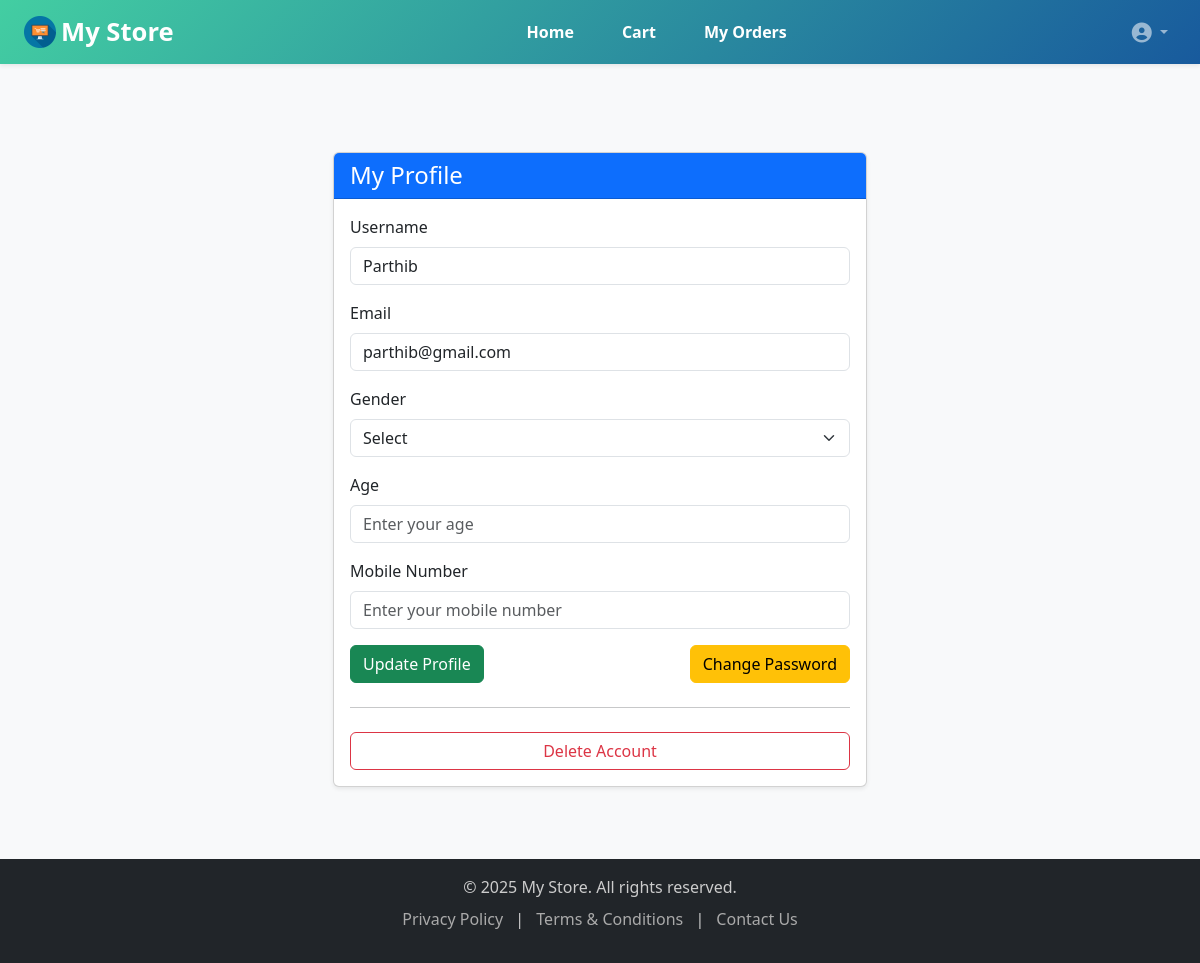
Page /account (signed in) on the committed database.
### models.py (models this page shows)
class User(db.Model, UserMixin):
    id = db.Column(db.Integer, primary_key=True)
    username = db.Column(db.String(50), unique=True, nullable=False)
    email = db.Column(db.String(120), unique=True, nullable=False)
    password = db.Column(db.String(200), nullable=False)
    is_admin = db.Column(db.Boolean, default=False)
    gender = db.Column(db.String(10))
    age = db.Column(db.Integer)
    mobile = db.Column(db.String(15))
    reviews = db.relationship('Review', back_populates='user', lazy=True)

### app.py (the view, shortened to what this page needs)
@app.route('/account', methods=['GET', 'POST'])
@login_required
def account():
    form = UpdateAccountForm(obj=current_user)  # Prefills form with user data
    return render_template('account.html', form=form)

### forms.py
class UpdateAccountForm(FlaskForm):
    username = StringField(
        "Username",
        validators=[
            InputRequired(message="Username is required."),
            Length(min=4, max=50),
            Regexp(r'^[A-Za-z0-9_]+$', message="Only letters, numbers, and underscores allowed.")
        ]
    )
    email = StringField(
        "Email",
        validators=[
            InputRequired(message="Email is required."),
            Email(),
            Length(max=100)
        ]
    )
    gender = SelectField(
        "Gender",
        choices=[('', 'Select'), ('Male', 'Male'), ('Female', 'Female'), ('Other', 'Other')],
        validators=[Optional()]
    )
    age = IntegerField("Age", validators=[Optional()])
    mobile = StringField("Mobile Number", validators=[Optional(), Length(max=15)])
    submit = SubmitField("Update Profile")

### app.py (called while the page is built)
@login_manager.user_loader
def load_user(user_id):
    admin = db.session.get(Admin, int(user_id))
    if admin:
        return admin
    return db.session.get(User, int(user_id))

### templates/account.html (shortened to what this page needs)
{% extends "base.html" %}
{% block content %}
<div class="container py-5">
  <div class="row justify-content-center">
    <div class="col-md-8 col-lg-6">
      <div class="card shadow-sm">
        <div class="card-header bg-primary text-white">
          <h4 class="mb-0">My Profile</h4>
        </div>
        <div class="card-body">
          <form method="POST">
            <div class="mb-3">
              <label for="username" class="form-label">Username</label>
              {{ form.username(class="form-control", id="username", placeholder="Enter your username") }}
            </div>
            <div class="mb-3">
              <label for="email" class="form-label">Email</label>
              {{ form.email(class="form-control", id="email", placeholder="Enter your email") }}
            </div>
            <div class="mb-3">
              <label for="gender" class="form-label">Gender</label>
              {{ form.gender(class="form-select", id="gender") }}
            </div>
            <div class="mb-3">
              <label for="age" class="form-label">Age</label>
              {{ form.age(class="form-control", id="age", placeholder="Enter your age") }}
            </div>
            <div class="mb-3">
              <label for="mobile" class="form-label">Mobile Number</label>
              {{ form.mobile(class="form-control", id="mobile", placeholder="Enter your mobile number") }}
            </div>
            <div class="d-flex justify-content-between">
              <button type="submit" class="btn btn-success">Update Profile</button>
              <a href="{{ url_for('change_password') }}" class="btn btn-warning">Change Password</a>
            </div>
          </form>
          <hr class="my-4">
          <form method="POST" action="{{ url_for('delete_account') }}">
            <div class="d-grid">
              <button type="submit" class="btn btn-outline-danger" onclick="return confirm('Are you sure you want to delete your account? This action cannot be undone.')">
                Delete Account
              </button>
            </div>
          </form>
        </div>
      </div>
    </div>
  </div>
</div>
{% endblock %}

### templates/base.html (style rules this page uses)
html, body { height: 100%; margin: 0; }
body { display: flex; flex-direction: column; background-color: #f8f9fa; font-family: 'Segoe UI', sans-serif; }

### rows in the picture
User: username "Parthib", email "parthib@gmail.com", gender "Select"
